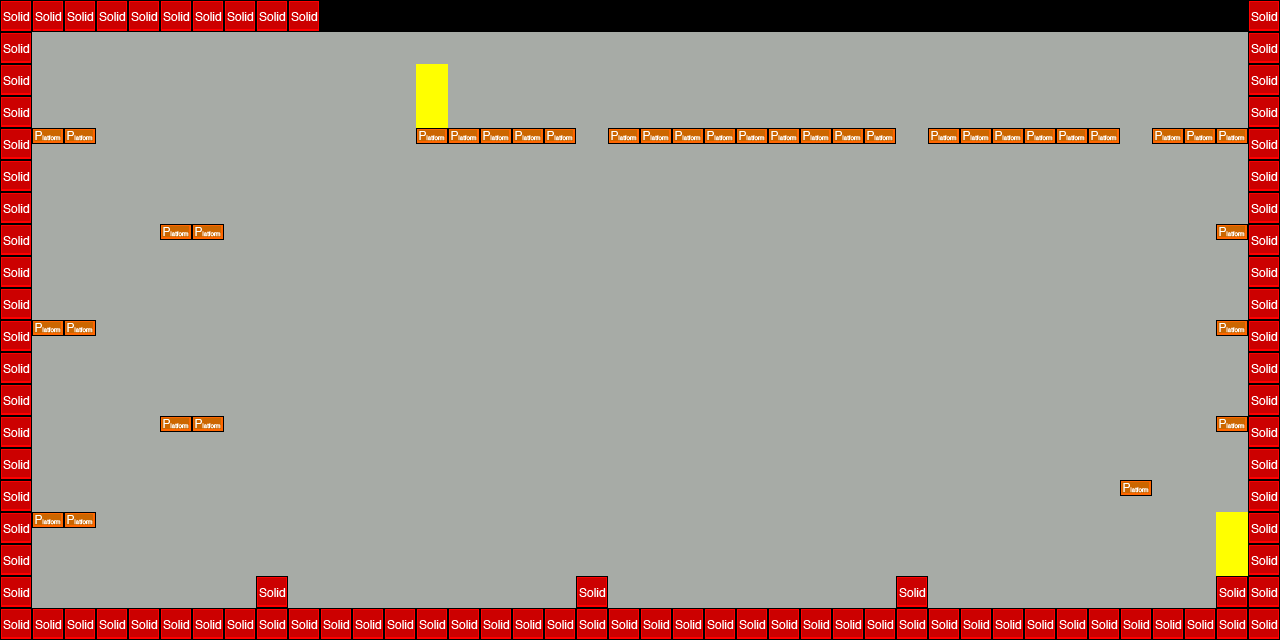

This is a level from a 2D game, rendered from its Tiled map with the project's own tilesets. A one-line summary and the map file follow, with tile-layer data summarised:
An orthogonal 40x20 tile map with 32x32 px tiles, 2 tile layers (World, collision), 2 tilesets and 36 objects (9x Enemy2Entity, 8x Enemy1Entity, 4x PowerupEntity, 3x redAcidEntity, 3x greenAcidEntity, ...).

<map version="1.0" orientation="orthogonal" width="40" height="20" tilewidth="32" tileheight="32" backgroundcolor="#a7aba6">
 <tileset firstgid="1" name="tileset32x32" tilewidth="32" tileheight="32">
  <image source="../tileset/tileset32x32.png" width="160" height="32" />
 </tileset>
 <tileset firstgid="6" name="metatiles32x32" tilewidth="32" tileheight="32">
  <image source="../tileset/metatiles32x32.png" width="160" height="32" />
  <tile id="0">
   <properties>
    <property name="type" value="solid" />
   </properties>
  </tile>
  <tile id="1">
   <properties>
    <property name="type" value="platform" />
   </properties>
  </tile>
 </tileset>
 <objectgroup name="Black_Hero" width="40" height="20" visible="0" />
 <objectgroup name="White_Hero" width="40" height="20" visible="0">
  <object name="heroEntity" x="64" y="0" width="32" height="64">
   <properties>
    <property name="image" value="white_hero" />
    <property name="spritewidth" value="32" />
   </properties>
  </object>
 </objectgroup>
 <objectgroup name="Red_Acid" width="40" height="20" visible="0">
  <object name="redAcidEntity" x="320" y="0" width="64" height="32" />
 </objectgroup>
 <objectgroup name="Green_Acid" width="40" height="20" visible="0">
  <object name="greenAcidEntity" x="256" y="0" width="64" height="32" />
 </objectgroup>
 <objectgroup name="Blue_Acid" width="40" height="20" visible="0">
  <object name="blueAcidEntity" x="384" y="0" width="64" height="32" />
 </objectgroup>
 <objectgroup name="Black_Enemy" width="40" height="20" visible="0">
  <object name="Enemy1Entity" x="192" y="0" width="64" height="32">
   <properties>
    <property name="image" value="black_enemy1" />
    <property name="spritewidth" value="32" />
    <property name="startposition" value="1" />
   </properties>
  </object>
  <object name="Enemy2Entity" x="192" y="32" width="64" height="32">
   <properties>
    <property name="image" value="black_enemy2" />
    <property name="spritewidth" value="32" />
    <property name="startposition" value="1" />
   </properties>
  </object>
 </objectgroup>
 <objectgroup name="White_Enemy" width="40" height="20" visible="0">
  <object name="Enemy1Entity" x="128" y="0" width="64" height="32">
   <properties>
    <property name="image" value="white_enemy1" />
    <property name="spritewidth" value="32" />
    <property name="startposition" value="1" />
   </properties>
  </object>
  <object name="Enemy2Entity" x="128" y="32" width="64" height="32">
   <properties>
    <property name="image" value="white_enemy2" />
    <property name="spritewidth" value="32" />
    <property name="startposition" value="1" />
   </properties>
  </object>
 </objectgroup>
 <objectgroup name="Black_Coin" width="40" height="20" visible="0">
  <object name="CoinEntity" x="96" y="0" width="32" height="32">
   <properties>
    <property name="image" value="black_coin" />
    <property name="spritewidth" value="32" />
   </properties>
  </object>
 </objectgroup>
 <objectgroup name="White_Coin" width="40" height="20" visible="0">
  <object name="CoinEntity" x="96" y="32" width="32" height="32">
   <properties>
    <property name="image" value="white_coin" />
    <property name="spritewidth" value="32" />
   </properties>
  </object>
 </objectgroup>
 <objectgroup name="Blue_Powerup" width="40" height="20" visible="0">
  <object name="PowerupEntity" x="384" y="32" width="64" height="32">
   <properties>
    <property name="color" value="blue" />
    <property name="image" value="blue_powerup" />
    <property name="move" value="0" />
    <property name="spritewidth" value="32" />
    <property name="startposition" value="0" />
   </properties>
  </object>
 </objectgroup>
 <objectgroup name="Green_Powerup" width="40" height="20" visible="0">
  <object name="PowerupEntity" x="256" y="32" width="64" height="32">
   <properties>
    <property name="color" value="green" />
    <property name="image" value="green_powerup" />
    <property name="move" value="0" />
    <property name="spritewidth" value="32" />
    <property name="startposition" value="0" />
   </properties>
  </object>
 </objectgroup>
 <objectgroup name="Red_Powerup" width="40" height="20" visible="0">
  <object name="PowerupEntity" x="320" y="32" width="64" height="32">
   <properties>
    <property name="color" value="red" />
    <property name="image" value="red_powerup" />
    <property name="move" value="0" />
    <property name="spritewidth" value="32" />
    <property name="startposition" value="0" />
   </properties>
  </object>
 </objectgroup>
 <objectgroup name="Level" width="40" height="20">
  <object name="me.LevelEntity" x="1216" y="512" width="32" height="64">
   <properties>
    <property name="to" value="level8" />
   </properties>
  </object>
  <object name="me.LevelEntity" x="416" y="64" width="32" height="64">
   <properties>
    <property name="to" value="secret4" />
   </properties>
  </object>
 </objectgroup>
 <objectgroup name="Coins" width="40" height="20" />
 <objectgroup name="Powerups" width="40" height="20">
  <object name="PowerupEntity" x="32" y="96" width="64" height="32">
   <properties>
    <property name="color" value="blue" />
    <property name="image" value="blue_powerup" />
    <property name="move" value="0" />
    <property name="spritewidth" value="32" />
    <property name="startposition" value="0" />
   </properties>
  </object>
 </objectgroup>
 <objectgroup name="Enemies" width="40" height="20">
  <object name="Enemy2Entity" x="288" y="576" width="288" height="32">
   <properties>
    <property name="image" value="black_enemy2" />
    <property name="spritewidth" value="32" />
    <property name="startposition" value="4" />
   </properties>
  </object>
  <object name="Enemy2Entity" x="288" y="576" width="288" height="32">
   <properties>
    <property name="image" value="black_enemy2" />
    <property name="spritewidth" value="32" />
    <property name="startposition" value="1" />
   </properties>
  </object>
  <object name="Enemy2Entity" x="288" y="576" width="288" height="32">
   <properties>
    <property name="image" value="black_enemy2" />
    <property name="spritewidth" value="32" />
    <property name="startposition" value="7" />
   </properties>
  </object>
  <object name="Enemy1Entity" x="608" y="416" width="64" height="32">
   <properties>
    <property name="image" value="black_enemy1" />
    <property name="spritewidth" value="32" />
    <property name="startposition" value="1" />
   </properties>
  </object>
  <object name="Enemy1Entity" x="736" y="416" width="32" height="32">
   <properties>
    <property name="image" value="black_enemy1" />
    <property name="spritewidth" value="32" />
    <property name="startposition" value="1" />
   </properties>
  </object>
  <object name="Enemy1Entity" x="832" y="416" width="64" height="32">
   <properties>
    <property name="image" value="black_enemy1" />
    <property name="spritewidth" value="32" />
    <property name="startposition" value="1" />
   </properties>
  </object>
  <object name="Enemy2Entity" x="288" y="544" width="288" height="32">
   <properties>
    <property name="image" value="black_enemy2" />
    <property name="spritewidth" value="32" />
    <property name="startposition" value="9" />
   </properties>
  </object>
  </objectgroup>
 <objectgroup name="Acids" width="40" height="20">
  <!-- 6 objects omitted --></objectgroup>
 <objectgroup name="Heros" width="40" height="20">
  <!-- 1 objects omitted --></objectgroup>
 <layer name="World" width="40" height="20">
  <data>[800 cells, 134 non-empty, 3 distinct tile ids]</data>
 </layer>
 <layer name="collision" width="40" height="20">
  <data>[800 cells, 128 non-empty, 2 distinct tile ids]</data>
 </layer>
</map>
<!-- 13 of 36 objects omitted -->
